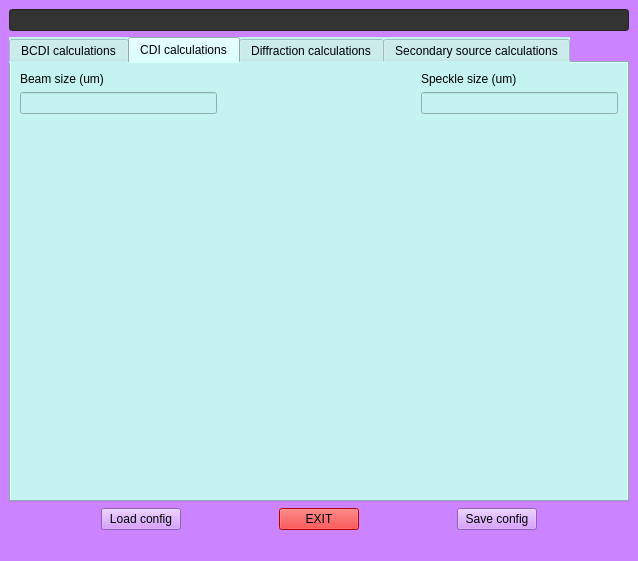
<?xml version="1.0" encoding="UTF-8"?>
<ui version="4.0">
 <class>main_window</class>
 <widget class="QMainWindow" name="main_window">
  <property name="geometry">
   <rect>
    <x>0</x>
    <y>0</y>
    <width>638</width>
    <height>561</height>
   </rect>
  </property>
  <property name="windowTitle">
   <string>CDICALC</string>
  </property>
  <property name="styleSheet">
   <string notr="true">background-color: rgb(204, 131, 255);</string>
  </property>
  <widget class="QWidget" name="centralwidget">
   <layout class="QGridLayout" name="gridLayout">
    <item row="0" column="0">
     <layout class="QVBoxLayout" name="verticalLayout">
      <item>
       <widget class="QLineEdit" name="helptext">
        <property name="enabled">
         <bool>true</bool>
        </property>
        <property name="styleSheet">
         <string notr="true">background-color: rgb(51, 51, 51);
color: rgb(255, 255, 255);</string>
        </property>
        <property name="readOnly">
         <bool>true</bool>
        </property>
       </widget>
      </item>
      <item>
       <widget class="QTabWidget" name="tabWidget">
        <property name="styleSheet">
         <string notr="true">background-color: rgb(197, 243, 242);</string>
        </property>
        <property name="currentIndex">
         <number>1</number>
        </property>
        <widget class="QWidget" name="bcdi">
         <attribute name="title">
          <string>BCDI calculations</string>
         </attribute>
         <layout class="QGridLayout" name="gridLayout_3">
          <item row="0" column="0">
           <layout class="QVBoxLayout" name="verticalLayout_2">
            <item>
             <layout class="QHBoxLayout" name="horizontalLayout_2">
              <item>
               <layout class="QVBoxLayout" name="verticalLayout_3">
                <item>
                 <widget class="QLabel" name="label_energy">
                  <property name="text">
                   <string>X-ray energy (keV)</string>
                  </property>
                 </widget>
                </item>
                <item>
                 <widget class="QLineEdit" name="xray_energy">
                  <property name="styleSheet">
                   <string notr="true">background-color: rgb(255, 255, 255);</string>
                  </property>
                  <property name="text">
                   <string/>
                  </property>
                 </widget>
                </item>
               </layout>
              </item>
              <item>
               <spacer name="horizontalSpacer_5">
                <property name="orientation">
                 <enum>Qt::Horizontal</enum>
                </property>
                <property name="sizeHint" stdset="0">
                 <size>
                  <width>40</width>
                  <height>20</height>
                 </size>
                </property>
               </spacer>
              </item>
              <item>
               <layout class="QVBoxLayout" name="verticalLayout_4">
                <item>
                 <widget class="QLabel" name="label_wavelength">
                  <property name="text">
                   <string>Wavelength (A)</string>
                  </property>
                 </widget>
                </item>
                <item>
                 <widget class="QLineEdit" name="xray_wavelength">
                  <property name="styleSheet">
                   <string notr="true">background-color: rgb(255, 255, 255);</string>
                  </property>
                 </widget>
                </item>
               </layout>
              </item>
              <item>
               <spacer name="horizontalSpacer_6">
                <property name="orientation">
                 <enum>Qt::Horizontal</enum>
                </property>
                <property name="sizeHint" stdset="0">
                 <size>
                  <width>40</width>
                  <height>20</height>
                 </size>
                </property>
               </spacer>
              </item>
              <item>
               <layout class="QVBoxLayout" name="verticalLayout_5">
                <item>
                 <widget class="QLabel" name="label">
                  <property name="text">
                   <string>Detector distance (m)</string>
                  </property>
                 </widget>
                </item>
                <item>
                 <widget class="QLineEdit" name="detector_distance">
                  <property name="styleSheet">
                   <string notr="true">background-color: rgb(255, 255, 255);</string>
                  </property>
                 </widget>
                </item>
               </layout>
              </item>
              <item>
               <spacer name="horizontalSpacer_7">
                <property name="orientation">
                 <enum>Qt::Horizontal</enum>
                </property>
                <property name="sizeHint" stdset="0">
                 <size>
                  <width>40</width>
                  <height>20</height>
                 </size>
                </property>
               </spacer>
              </item>
              <item>
               <layout class="QVBoxLayout" name="verticalLayout_6">
                <item>
                 <widget class="QLabel" name="label_2">
                  <property name="text">
                   <string>Detector pixel size (um)</string>
                  </property>
                 </widget>
                </item>
                <item>
                 <widget class="QLineEdit" name="detector_pixelsize">
                  <property name="styleSheet">
                   <string notr="true">background-color: rgb(255, 255, 255);</string>
                  </property>
                 </widget>
                </item>
               </layout>
              </item>
             </layout>
            </item>
            <item>
             <spacer name="verticalSpacer">
              <property name="orientation">
               <enum>Qt::Vertical</enum>
              </property>
              <property name="sizeHint" stdset="0">
               <size>
                <width>20</width>
                <height>40</height>
               </size>
              </property>
             </spacer>
            </item>
            <item>
             <layout class="QHBoxLayout" name="horizontalLayout_3">
              <item>
               <layout class="QVBoxLayout" name="verticalLayout_7">
                <item>
                 <widget class="QLabel" name="label_4">
                  <property name="text">
                   <string>Fringe spacing (pixel)
/ sampling</string>
                  </property>
                 </widget>
                </item>
                <item>
                 <widget class="QLineEdit" name="fringe_spacing">
                  <property name="styleSheet">
                   <string notr="true">background-color: rgb(255, 255, 255);</string>
                  </property>
                 </widget>
                </item>
               </layout>
              </item>
              <item>
               <spacer name="horizontalSpacer_4">
                <property name="orientation">
                 <enum>Qt::Horizontal</enum>
                </property>
                <property name="sizeHint" stdset="0">
                 <size>
                  <width>40</width>
                  <height>20</height>
                 </size>
                </property>
               </spacer>
              </item>
              <item>
               <layout class="QVBoxLayout" name="verticalLayout_8">
                <item>
                 <widget class="QLabel" name="label_5">
                  <property name="text">
                   <string>Crystal size (nm)</string>
                  </property>
                 </widget>
                </item>
                <item>
                 <widget class="QLineEdit" name="crystal_size">
                  <property name="styleSheet">
                   <string notr="true">background-color: rgb(255, 255, 255);</string>
                  </property>
                 </widget>
                </item>
               </layout>
              </item>
              <item>
               <spacer name="horizontalSpacer_3">
                <property name="orientation">
                 <enum>Qt::Horizontal</enum>
                </property>
                <property name="sizeHint" stdset="0">
                 <size>
                  <width>40</width>
                  <height>20</height>
                 </size>
                </property>
               </spacer>
              </item>
              <item>
               <layout class="QVBoxLayout" name="verticalLayout_9">
                <item>
                 <widget class="QLabel" name="label_6">
                  <property name="text">
                   <string>Min detector distance (m)</string>
                  </property>
                 </widget>
                </item>
                <item>
                 <widget class="QLineEdit" name="min_detector_distance">
                  <property name="styleSheet">
                   <string notr="true">background-color: rgb(230, 230, 230);</string>
                  </property>
                  <property name="readOnly">
                   <bool>true</bool>
                  </property>
                 </widget>
                </item>
               </layout>
              </item>
             </layout>
            </item>
            <item>
             <spacer name="verticalSpacer_2">
              <property name="orientation">
               <enum>Qt::Vertical</enum>
              </property>
              <property name="sizeHint" stdset="0">
               <size>
                <width>20</width>
                <height>40</height>
               </size>
              </property>
             </spacer>
            </item>
            <item>
             <layout class="QHBoxLayout" name="horizontalLayout_4">
              <item>
               <layout class="QVBoxLayout" name="verticalLayout_11">
                <item>
                 <widget class="QLabel" name="label_7">
                  <property name="text">
                   <string>Rocking angle (deg)</string>
                  </property>
                 </widget>
                </item>
                <item>
                 <widget class="QLineEdit" name="rocking_angle">
                  <property name="styleSheet">
                   <string notr="true">background-color: rgb(255, 255, 255);</string>
                  </property>
                 </widget>
                </item>
               </layout>
              </item>
              <item>
               <spacer name="horizontalSpacer">
                <property name="orientation">
                 <enum>Qt::Horizontal</enum>
                </property>
                <property name="sizeHint" stdset="0">
                 <size>
                  <width>40</width>
                  <height>20</height>
                 </size>
                </property>
               </spacer>
              </item>
              <item>
               <layout class="QVBoxLayout" name="verticalLayout_12">
                <item>
                 <widget class="QLabel" name="label_3">
                  <property name="text">
                   <string>Angular sampling</string>
                  </property>
                 </widget>
                </item>
                <item>
                 <widget class="QLineEdit" name="angular_sampling">
                  <property name="styleSheet">
                   <string notr="true">background-color: rgb(255, 255, 255);</string>
                  </property>
                 </widget>
                </item>
               </layout>
              </item>
              <item>
               <spacer name="horizontalSpacer_2">
                <property name="orientation">
                 <enum>Qt::Horizontal</enum>
                </property>
                <property name="sizeHint" stdset="0">
                 <size>
                  <width>40</width>
                  <height>20</height>
                 </size>
                </property>
               </spacer>
              </item>
              <item>
               <layout class="QVBoxLayout" name="verticalLayout_13">
                <item>
                 <widget class="QLabel" name="label_8">
                  <property name="styleSheet">
                   <string notr="true"/>
                  </property>
                  <property name="text">
                   <string>Max rocking angle (deg)</string>
                  </property>
                 </widget>
                </item>
                <item>
                 <widget class="QLineEdit" name="max_rocking_angle">
                  <property name="styleSheet">
                   <string notr="true">background-color: rgb(230, 230, 230);</string>
                  </property>
                  <property name="readOnly">
                   <bool>true</bool>
                  </property>
                 </widget>
                </item>
               </layout>
              </item>
             </layout>
            </item>
           </layout>
          </item>
         </layout>
        </widget>
        <widget class="QWidget" name="cdi">
         <attribute name="title">
          <string>CDI calculations</string>
         </attribute>
         <layout class="QGridLayout" name="gridLayout_4">
          <item row="0" column="0">
           <layout class="QVBoxLayout" name="verticalLayout_23">
            <item>
             <layout class="QHBoxLayout" name="horizontalLayout_8">
              <item>
               <layout class="QVBoxLayout" name="verticalLayout_15">
                <item>
                 <widget class="QLabel" name="label_9">
                  <property name="text">
                   <string>Beam size (um)</string>
                  </property>
                 </widget>
                </item>
                <item>
                 <widget class="QLineEdit" name="beam_size"/>
                </item>
               </layout>
              </item>
              <item>
               <spacer name="horizontalSpacer_17">
                <property name="orientation">
                 <enum>Qt::Horizontal</enum>
                </property>
                <property name="sizeHint" stdset="0">
                 <size>
                  <width>40</width>
                  <height>20</height>
                 </size>
                </property>
               </spacer>
              </item>
              <item>
               <layout class="QVBoxLayout" name="verticalLayout_22">
                <item>
                 <widget class="QLabel" name="label_17">
                  <property name="text">
                   <string>Speckle size (um)</string>
                  </property>
                 </widget>
                </item>
                <item>
                 <widget class="QLineEdit" name="speckle_size">
                  <property name="readOnly">
                   <bool>true</bool>
                  </property>
                 </widget>
                </item>
               </layout>
              </item>
             </layout>
            </item>
            <item>
             <spacer name="verticalSpacer_5">
              <property name="orientation">
               <enum>Qt::Vertical</enum>
              </property>
              <property name="sizeHint" stdset="0">
               <size>
                <width>20</width>
                <height>40</height>
               </size>
              </property>
             </spacer>
            </item>
           </layout>
          </item>
         </layout>
        </widget>
        <widget class="QWidget" name="diffraction">
         <attribute name="title">
          <string>Diffraction calculations</string>
         </attribute>
        </widget>
        <widget class="QWidget" name="tab">
         <attribute name="title">
          <string>Secondary source calculations</string>
         </attribute>
         <layout class="QGridLayout" name="gridLayout_2">
          <item row="0" column="0">
           <layout class="QVBoxLayout" name="verticalLayout_27">
            <item>
             <layout class="QHBoxLayout" name="horizontalLayout">
              <item>
               <layout class="QVBoxLayout" name="verticalLayout_14">
                <item>
                 <widget class="QLabel" name="label_10">
                  <property name="text">
                   <string>Distance sample to source (m)</string>
                  </property>
                 </widget>
                </item>
                <item>
                 <widget class="QLineEdit" name="primary_source_distance">
                  <property name="styleSheet">
                   <string notr="true">background-color: rgb(255, 255, 255);</string>
                  </property>
                 </widget>
                </item>
               </layout>
              </item>
              <item>
               <spacer name="horizontalSpacer_10">
                <property name="orientation">
                 <enum>Qt::Horizontal</enum>
                </property>
                <property name="sizeHint" stdset="0">
                 <size>
                  <width>40</width>
                  <height>20</height>
                 </size>
                </property>
               </spacer>
              </item>
              <item>
               <layout class="QVBoxLayout" name="verticalLayout_16">
                <item>
                 <widget class="QLabel" name="label_11">
                  <property name="text">
                   <string>Horizontal source size (um)</string>
                  </property>
                 </widget>
                </item>
                <item>
                 <widget class="QLineEdit" name="horizontal_source_size">
                  <property name="styleSheet">
                   <string notr="true">background-color: rgb(255, 255, 255);</string>
                  </property>
                 </widget>
                </item>
               </layout>
              </item>
              <item>
               <spacer name="horizontalSpacer_8">
                <property name="orientation">
                 <enum>Qt::Horizontal</enum>
                </property>
                <property name="sizeHint" stdset="0">
                 <size>
                  <width>40</width>
                  <height>20</height>
                 </size>
                </property>
               </spacer>
              </item>
              <item>
               <layout class="QVBoxLayout" name="verticalLayout_17">
                <item>
                 <widget class="QLabel" name="label_12">
                  <property name="text">
                   <string>Vertical source size (um)</string>
                  </property>
                 </widget>
                </item>
                <item>
                 <widget class="QLineEdit" name="vertical_source_size">
                  <property name="styleSheet">
                   <string notr="true">background-color: rgb(255, 255, 255);</string>
                  </property>
                 </widget>
                </item>
               </layout>
              </item>
             </layout>
            </item>
            <item>
             <spacer name="verticalSpacer_3">
              <property name="orientation">
               <enum>Qt::Vertical</enum>
              </property>
              <property name="sizeHint" stdset="0">
               <size>
                <width>20</width>
                <height>40</height>
               </size>
              </property>
             </spacer>
            </item>
            <item>
             <layout class="QHBoxLayout" name="horizontalLayout_5">
              <item>
               <layout class="QVBoxLayout" name="verticalLayout_18">
                <item>
                 <widget class="QLabel" name="label_13">
                  <property name="text">
                   <string>Horizontal divergence</string>
                  </property>
                 </widget>
                </item>
                <item>
                 <widget class="QLineEdit" name="horizontal_divergence">
                  <property name="styleSheet">
                   <string notr="true">background-color: rgb(230, 230, 230);</string>
                  </property>
                  <property name="readOnly">
                   <bool>true</bool>
                  </property>
                 </widget>
                </item>
               </layout>
              </item>
              <item>
               <spacer name="horizontalSpacer_9">
                <property name="orientation">
                 <enum>Qt::Horizontal</enum>
                </property>
                <property name="sizeHint" stdset="0">
                 <size>
                  <width>40</width>
                  <height>20</height>
                 </size>
                </property>
               </spacer>
              </item>
              <item>
               <layout class="QVBoxLayout" name="verticalLayout_19">
                <item>
                 <widget class="QLabel" name="label_14">
                  <property name="text">
                   <string>Vertical divergence</string>
                  </property>
                 </widget>
                </item>
                <item>
                 <widget class="QLineEdit" name="vertical_divergence">
                  <property name="styleSheet">
                   <string notr="true">background-color: rgb(230, 230, 230);</string>
                  </property>
                  <property name="readOnly">
                   <bool>true</bool>
                  </property>
                 </widget>
                </item>
               </layout>
              </item>
              <item>
               <spacer name="horizontalSpacer_11">
                <property name="orientation">
                 <enum>Qt::Horizontal</enum>
                </property>
                <property name="sizeHint" stdset="0">
                 <size>
                  <width>40</width>
                  <height>20</height>
                 </size>
                </property>
               </spacer>
              </item>
              <item>
               <layout class="QVBoxLayout" name="verticalLayout_20">
                <item>
                 <widget class="QLabel" name="label_15">
                  <property name="text">
                   <string>Horizontal coherence length</string>
                  </property>
                 </widget>
                </item>
                <item>
                 <widget class="QLineEdit" name="horizontal_coherence_length">
                  <property name="styleSheet">
                   <string notr="true">background-color: rgb(230, 230, 230);</string>
                  </property>
                  <property name="readOnly">
                   <bool>true</bool>
                  </property>
                 </widget>
                </item>
               </layout>
              </item>
              <item>
               <spacer name="horizontalSpacer_12">
                <property name="orientation">
                 <enum>Qt::Horizontal</enum>
                </property>
                <property name="sizeHint" stdset="0">
                 <size>
                  <width>40</width>
                  <height>20</height>
                 </size>
                </property>
               </spacer>
              </item>
              <item>
               <layout class="QVBoxLayout" name="verticalLayout_21">
                <item>
                 <widget class="QLabel" name="label_16">
                  <property name="text">
                   <string>Vertical coherence length</string>
                  </property>
                 </widget>
                </item>
                <item>
                 <widget class="QLineEdit" name="vertical_coherence_length">
                  <property name="styleSheet">
                   <string notr="true">background-color: rgb(230, 230, 230);</string>
                  </property>
                  <property name="readOnly">
                   <bool>true</bool>
                  </property>
                 </widget>
                </item>
               </layout>
              </item>
             </layout>
            </item>
           </layout>
          </item>
          <item row="1" column="0">
           <spacer name="verticalSpacer_4">
            <property name="orientation">
             <enum>Qt::Vertical</enum>
            </property>
            <property name="sizeHint" stdset="0">
             <size>
              <width>20</width>
              <height>40</height>
             </size>
            </property>
           </spacer>
          </item>
         </layout>
        </widget>
       </widget>
      </item>
      <item>
       <layout class="QHBoxLayout" name="horizontalLayout_7">
        <item>
         <spacer name="horizontalSpacer_14">
          <property name="orientation">
           <enum>Qt::Horizontal</enum>
          </property>
          <property name="sizeHint" stdset="0">
           <size>
            <width>40</width>
            <height>20</height>
           </size>
          </property>
         </spacer>
        </item>
        <item>
         <widget class="QPushButton" name="load_config">
          <property name="text">
           <string>Load config</string>
          </property>
         </widget>
        </item>
        <item>
         <spacer name="horizontalSpacer_13">
          <property name="orientation">
           <enum>Qt::Horizontal</enum>
          </property>
          <property name="sizeHint" stdset="0">
           <size>
            <width>40</width>
            <height>20</height>
           </size>
          </property>
         </spacer>
        </item>
        <item>
         <widget class="QPushButton" name="exit">
          <property name="styleSheet">
           <string notr="true">background-color: rgb(255, 0, 0);
font: 75 10pt &quot;MS Shell Dlg 2&quot;;</string>
          </property>
          <property name="text">
           <string>EXIT</string>
          </property>
         </widget>
        </item>
        <item>
         <spacer name="horizontalSpacer_16">
          <property name="orientation">
           <enum>Qt::Horizontal</enum>
          </property>
          <property name="sizeHint" stdset="0">
           <size>
            <width>40</width>
            <height>20</height>
           </size>
          </property>
         </spacer>
        </item>
        <item>
         <widget class="QPushButton" name="save_config">
          <property name="text">
           <string>Save config</string>
          </property>
         </widget>
        </item>
        <item>
         <spacer name="horizontalSpacer_15">
          <property name="orientation">
           <enum>Qt::Horizontal</enum>
          </property>
          <property name="sizeHint" stdset="0">
           <size>
            <width>40</width>
            <height>20</height>
           </size>
          </property>
         </spacer>
        </item>
       </layout>
      </item>
     </layout>
    </item>
   </layout>
  </widget>
  <widget class="QStatusBar" name="statusbar"/>
 </widget>
 <resources/>
 <connections>
  <connection>
   <sender>save_config</sender>
   <signal>clicked()</signal>
   <receiver>main_window</receiver>
   <slot>save_clicked()</slot>
   <hints>
    <hint type="sourcelabel">
     <x>615</x>
     <y>799</y>
    </hint>
    <hint type="destinationlabel">
     <x>455</x>
     <y>417</y>
    </hint>
   </hints>
  </connection>
  <connection>
   <sender>load_config</sender>
   <signal>clicked()</signal>
   <receiver>main_window</receiver>
   <slot>load_clicked()</slot>
   <hints>
    <hint type="sourcelabel">
     <x>295</x>
     <y>799</y>
    </hint>
    <hint type="destinationlabel">
     <x>455</x>
     <y>417</y>
    </hint>
   </hints>
  </connection>
  <connection>
   <sender>exit</sender>
   <signal>clicked()</signal>
   <receiver>main_window</receiver>
   <slot>close()</slot>
   <hints>
    <hint type="sourcelabel">
     <x>456</x>
     <y>792</y>
    </hint>
    <hint type="destinationlabel">
     <x>455</x>
     <y>417</y>
    </hint>
   </hints>
  </connection>
 </connections>
 <slots>
  <slot>save_clicked()</slot>
  <slot>load_clicked()</slot>
 </slots>
</ui>
